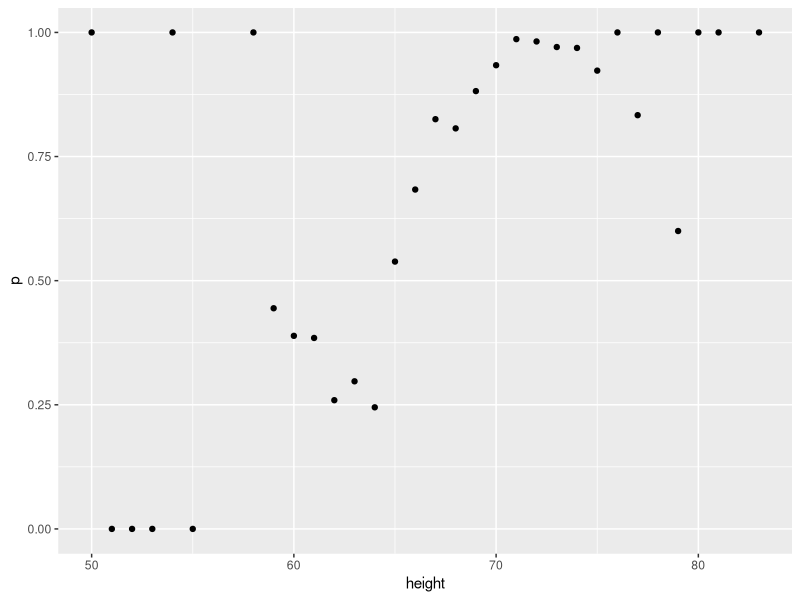
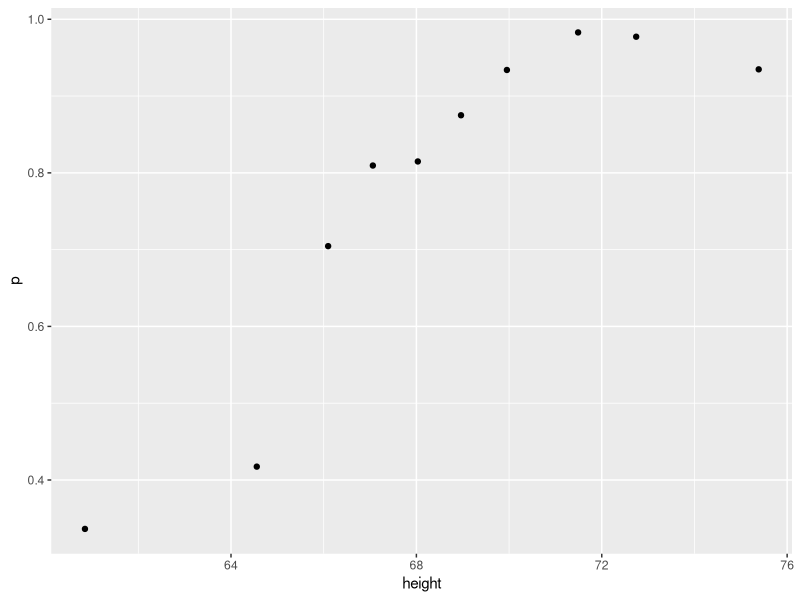
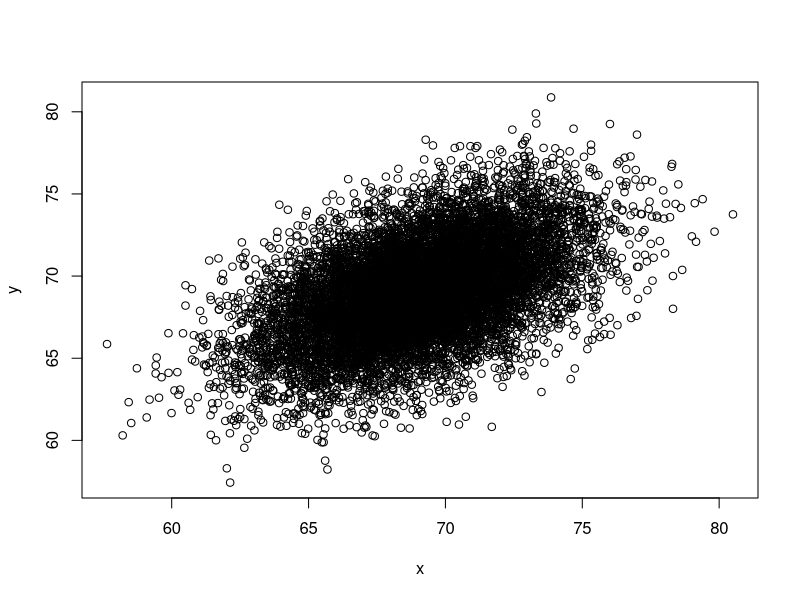
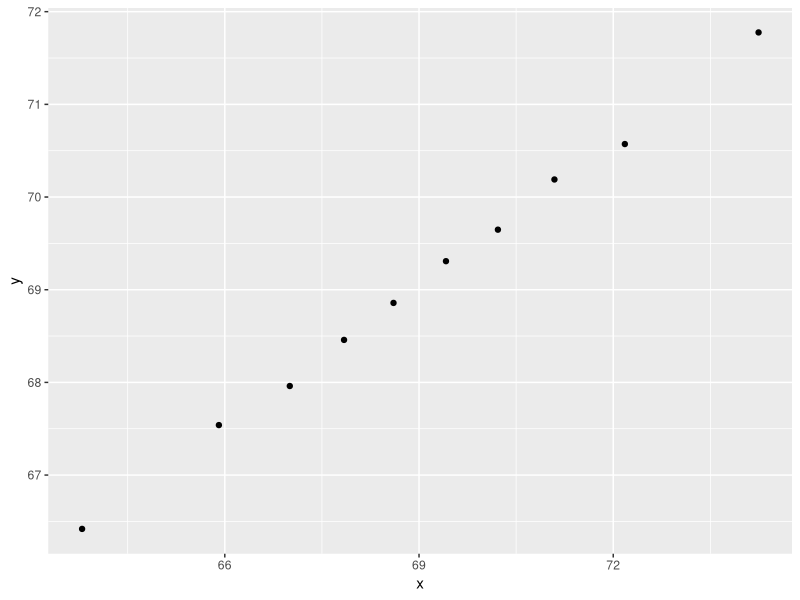

These charts were generated, in order, by the following R code:
library(tidyverse)

set.seed(1, sample.kind = "Rounding")
disease <- sample(c(0,1), size=1e6, replace=TRUE, prob=c(0.98,0.02))
test <- rep(NA, 1e6)
test[disease==0] <- sample(c(0,1), size=sum(disease==0), replace=TRUE, prob=c(0.90,0.10))
test[disease==1] <- sample(c(0,1), size=sum(disease==1), replace=TRUE, prob=c(0.15, 0.85))

mean(disease)
(1-mean(test[disease==1]))*mean(disease)/(1-mean(test))
mean(disease[test==0])
mean(disease[test==1]==1)

mean(disease[test==1]==1)/mean(disease)

#heights
library(dslabs)
data("heights")

heights %>% 
  mutate(height = round(height)) %>%
  group_by(height) %>%
  summarize(p = mean(sex == "Male")) %>%
  qplot(height, p, data =.)

ps <- seq(0, 1, 0.1)
heights %>% 
  mutate(g = cut(height, quantile(height, ps), include.lowest = TRUE)) %>%
  group_by(g) %>%
  summarize(p = mean(sex == "Male"), height = mean(height)) %>%
  qplot(height, p, data =.)

Sigma <- 9*matrix(c(1,0.5,0.5,1), 2, 2)
dat <- MASS::mvrnorm(n = 10000, c(69, 69), Sigma) %>%
  data.frame() %>% setNames(c("x", "y"))
plot(dat)

ps <- seq(0, 1, 0.1)
dat %>%
  mutate(g = cut(x, quantile(x, ps), include.lowest = TRUE))%>%
  group_by(g) %>%
  summarize(y = mean(y), x = mean(x)) %>%
  qplot(x, y, data =.)
